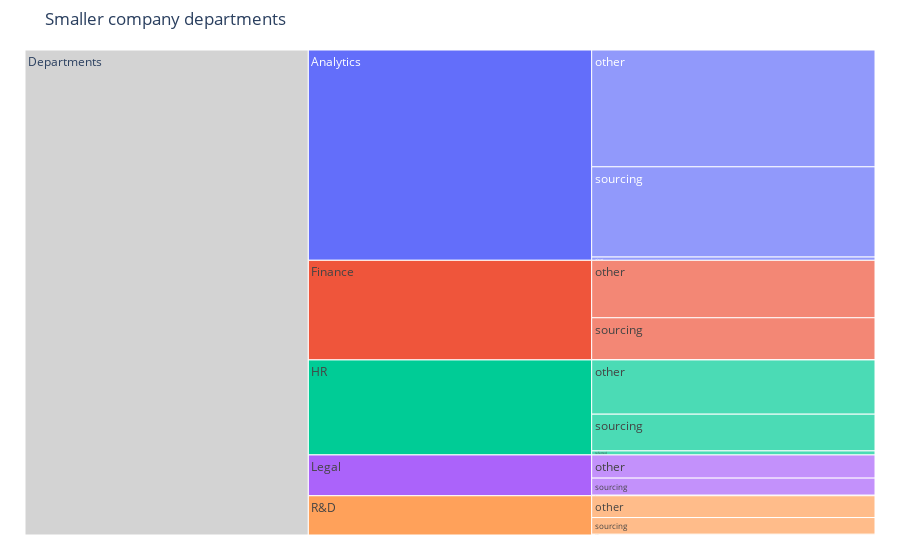

Notebook source saved alongside this figure:
### Code cell
generateIcicleDepartmentAndRecruitment(departments_small, "Smaller company departments")

### Figure 1 — Plotly figure (JSON) as saved in the notebook; plotly's stock layout.template omitted (floating-point values rounded to 4 significant figures)
{"data": [{"branchvalues": "total", "ids": ["Departments", "Analytics", "Analytics - sourcing", "Analytics - other", "Analytics - referred", "R&D", "R&D - sourcing", "R&D - other", "R&D - referred", "Finance", "Finance - sourcing", "Finance - other", "Finance - referred", "HR", "HR - sourcing", "HR - other", "HR - referred", "Legal", "Legal - sourcing", "Legal - other", "Legal - referred"], "labels": ["Departments", "Analytics", "sourcing", "other", "referred", "R&D", "sourcing", "other", "referred", "Finance", "sourcing", "other", "referred", "HR", "sourcing", "other", "referred", "Legal", "sourcing", "other", "referred"], "parents": ["", "Departments", "Analytics", "Analytics", "Analytics", "Departments", "R&D", "R&D", "R&D", "Departments", "Finance", "Finance", "Finance", "Departments", "HR", "HR", "HR", "Departments", "Legal", "Legal", "Legal"], "root": {"color": "lightgrey"}, "type": "icicle", "values": [12344, 5352, 2296, 2973, 83, 999, 425, 555, 19, 2536, 1068, 1463, 5, 2418, 935, 1380, 103, 1039, 435, 590, 14]}], "layout": {"margin": {"b": 25, "l": 25, "r": 25, "t": 50}, "title": {"text": "Smaller company departments"}}}
